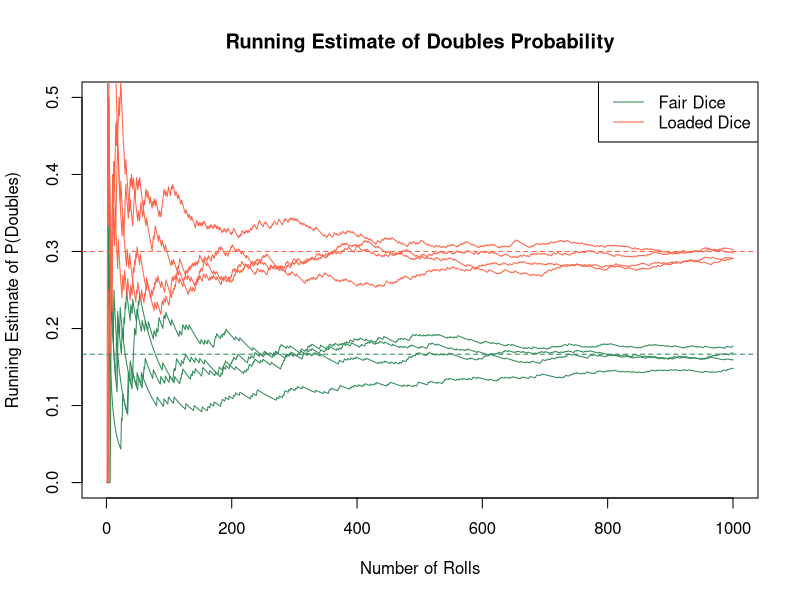

The R source for this figure:
## ---- chunk 1
# nothing from this chunk appears in rendered PDF
# show code and output when you knit to PDF
knitr::opts_chunk$set(echo = TRUE)
## ---- chunk 2
people <- 12+9
total_possibilities <- choose(people, 5)
favorable <- choose(12,3)*choose(9,2)
prob_A <- favorable/total_possibilities
print(prob_A)
## ---- chunk 3
n <- 51
prob_all_different <- 1
for (i in 1:(n - 1)) {
  prob_all_different <- prob_all_different * (365 - i) / 365
}
prob_at_least_two <- 1 - prob_all_different
print(prob_at_least_two)

m <- 1000000
results <- replicate(m, {
  birthdays <- sample(1:365, size=51, replace=TRUE)
  anyDuplicated(birthdays) > 0
})

prob_estimate <- mean(results)
print(prob_estimate)

print(prob_at_least_two-prob_estimate)
## ---- chunk 4
all_rolls <- expand.grid(d1 = 1:6, d2 = 1:6, d3 = 1:6)
favorable <- sum(all_rolls$d1 + all_rolls$d2 + all_rolls$d3 == 12)
print(favorable)

m <- 1000000
totalsuccess <- replicate(m, {
  dice <- sample(1:6, size=3, replace=TRUE)
  sum(dice) == 12
})
prob_12 <- mean(totalsuccess)
print(prob_12)
## ---- chunk 5
m <- 1000000
double_in_3 <- replicate(m, {
  d1 <- sample(1:6, 3, replace=TRUE)
  d2 <- sample(1:6, 3, replace=TRUE)
  any(d1 ==d2)
})
print(mean(double_in_3))
## ---- chunk 6
prob_unfair <- function(n) {
  p_u <- 0.25 * (657 / 1000)^n
  p_f <- 0.75 * (91 / 216)^n
  p_u / (p_u + p_f)
}

# Verify with n=3 (should match Part D)
print(round(prob_unfair(3), 4))
## ---- chunk 7
prob_unfair <- function(n) {
  p_u <- 0.25 * (657 / 1000)^n
  p_f <- 0.75 * (91 / 216)^n
  p_u / (p_u + p_f)
}

n <- 1
while (prob_unfair(n) < 0.9) {
  n <- n + 1
}
print(n)

## ---- chunk 8
n_trials <- 1000
loaded_prob <- c(rep(1/10, 5), 1/2)

# Set up empty plot
plot(NULL, xlim = c(1, n_trials), ylim = c(0, 0.5),
     xlab = "Number of Rolls", ylab = "Running Estimate of P(Doubles)",
     main = "Running Estimate of Doubles Probability")

# 4 fair dice simulations (seagreen)
for (i in 1:4) {
  d1 <- sample(1:6, n_trials, replace = TRUE)
  d2 <- sample(1:6, n_trials, replace = TRUE)
  running_avg <- cumsum(d1 == d2) / (1:n_trials)
  lines(1:n_trials, running_avg, col = "seagreen")
}

# 4 loaded dice simulations (tomato)
for (i in 1:4) {
  d1 <- sample(1:6, n_trials, replace = TRUE, prob = loaded_prob)
  d2 <- sample(1:6, n_trials, replace = TRUE, prob = loaded_prob)
  running_avg <- cumsum(d1 == d2) / (1:n_trials)
  lines(1:n_trials, running_avg, col = "tomato")
}

# Reference lines for true probabilities
abline(h = 1/6, lty = 2, col = "seagreen")
abline(h = 3/10, lty = 2, col = "tomato")

legend("topright", legend = c("Fair Dice", "Loaded Dice"),
       col = c("seagreen", "tomato"), lty = 1)
## ---- chunk 9
n_trials <- 1000000

car_door <- sample(1:3, n_trials, replace=TRUE)
my_door <- 1

monty_door <- sapply(car_door, function(car){
  available <- setdiff(1:3, c(my_door, car))
  if (length(available) == 1) available 
  else sample(available, 1)
})

stay_wins <- mean(car_door == my_door)

switch_door <- sapply(1:n_trials, function(i) setdiff(1:3, c(my_door, monty_door[i])))
switch_wins <- mean(car_door == switch_door)
print(stay_wins)
print(switch_wins)
## ---- chunk 10

